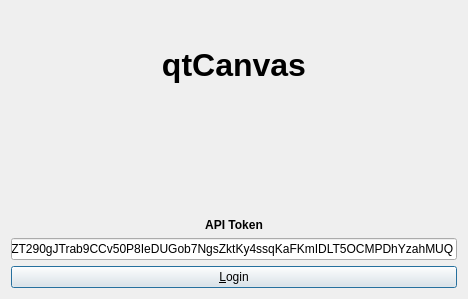
<?xml version="1.0" encoding="UTF-8"?>
<ui version="4.0">
 <class>Login</class>
 <widget class="QWidget" name="Login">
  <property name="geometry">
   <rect>
    <x>0</x>
    <y>0</y>
    <width>468</width>
    <height>299</height>
   </rect>
  </property>
  <property name="sizePolicy">
   <sizepolicy hsizetype="Preferred" vsizetype="Preferred">
    <horstretch>0</horstretch>
    <verstretch>0</verstretch>
   </sizepolicy>
  </property>
  <property name="windowTitle">
   <string>Form</string>
  </property>
  <layout class="QVBoxLayout" name="verticalLayout">
   <item>
    <widget class="QLabel" name="label_2">
     <property name="font">
      <font>
       <family>Cantarell</family>
       <pointsize>24</pointsize>
       <weight>75</weight>
       <bold>true</bold>
      </font>
     </property>
     <property name="autoFillBackground">
      <bool>false</bool>
     </property>
     <property name="text">
      <string>qtCanvas</string>
     </property>
     <property name="scaledContents">
      <bool>true</bool>
     </property>
     <property name="alignment">
      <set>Qt::AlignCenter</set>
     </property>
    </widget>
   </item>
   <item>
    <widget class="QLabel" name="label">
     <property name="font">
      <font>
       <weight>75</weight>
       <bold>true</bold>
      </font>
     </property>
     <property name="text">
      <string>API Token</string>
     </property>
     <property name="alignment">
      <set>Qt::AlignBottom|Qt::AlignHCenter</set>
     </property>
    </widget>
   </item>
   <item>
    <widget class="QLineEdit" name="txtToken">
     <property name="text">
      <string>ljZT290gJTrab9CCv50P8IeDUGob7NgsZktKy4ssqKaFKmIDLT5OCMPDhYzahMUQ</string>
     </property>
    </widget>
   </item>
   <item>
    <widget class="QPushButton" name="btnLogin">
     <property name="text">
      <string>&amp;Login</string>
     </property>
     <property name="autoDefault">
      <bool>false</bool>
     </property>
     <property name="default">
      <bool>true</bool>
     </property>
     <property name="flat">
      <bool>false</bool>
     </property>
    </widget>
   </item>
  </layout>
 </widget>
 <resources/>
 <connections/>
</ui>
